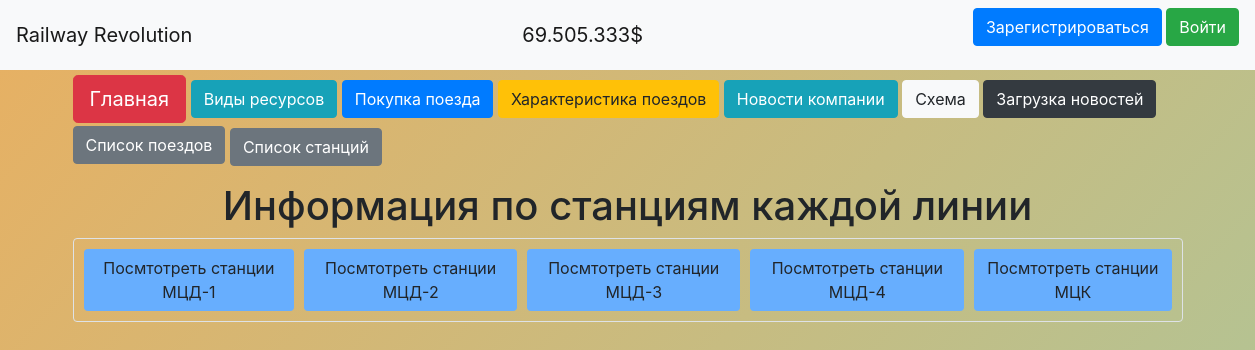
/list_stations, run on the app's committed database.
### data/lines.py (models this page shows)
class Lines(SqlAlchemyBase, SerializerMixin):
    __tablename__ = 'lines'
    id = sqlalchemy.Column(sqlalchemy.Integer,
                           primary_key=True, autoincrement=True)
    name = sqlalchemy.Column(sqlalchemy.String, nullable=True)
    stations = sqlalchemy.Column(sqlalchemy.String, nullable=True)

### server.py (the view)
@app.route('/list_stations')
def list_stations():
    db_sess = db_session.create_session()
    stations_data = db_sess.query(Lines)
    conn = sqlite3.connect('db/Railway_data.db')
    cursor = conn.cursor()
    cursor.execute('SELECT name FROM lines')
    lines = cursor.fetchall()
    conn.close()
    return render_template('list_stations.html', **CONST_PARAMS, title='Список станций',
                           stations_data=stations_data, lines=lines)

### data/db_session.py (called while the page is built)
def create_session() -> Session:
    global __factory
    return __factory()

### templates/list_stations.html (shortened to what this page needs)
{% extends "base.html" %}
{% block content %}
<head>
</head>
{% if line_name %}
<div style="display: flex; justify-content: center;">
    <h1>Информация о станциях линии {{ line_name }}</h1>
</div>
{% for item in stations_data %}
<div style="display: flex; justify-content: center; font-size: 23px;">
    <div class="col-md6 border rounded" style="margin-top: 6px; padding: 5px; width: 500px;">
        <div style="margin-bottom: 7px; width: 370px; display: flex; justify-content: center; background-color: #8BDA54; border-radius: 12px; margin-left: auto; margin-right: auto;">
            <h1>{{ item["station"] }}</h1>
        </div>
        <div style="display: flex; justify-content: center; margin-left: auto; margin-right: auto; margin-bottom: 5px;">
            <img src="{{ item['image_path'] }}" alt=":(" style="width: 400px; height: 350px;">
        </div>
        <article class="box weather" style="margin-left: auto; margin-right: auto; align-items: center;">
            <div style="margin-bottom: 25px;">
                <div class="outer_circle">
                    <div style="margin-left: auto; margin-right: auto;">
                        <img src="https://yastatic.net/weather/i/icons/funky/dark/{{ item['icon'] }}.svg" alt=":("
                             style="100px; height: 100px; margin-left: auto; margin-top: auto;">
                        <div style="display: flex; justify-content: center;padding-top: 2px;">
                            <span class="badge rounded-pill"
                                  style="background-color: #E0FFFF;">{{ item["condition"] }}</span>
                        </div>
                    </div>
                </div>
            </div>
            <div style="display: flex; width: 170px; margin-left: calc(50% - 85px); margin-top: 25px; padding-bottom: 10px; ">
                <div style="width: 40px; height: 40px; margin-top: 7px;">
                    <svg version="1.1" id="Layer_1" xmlns="http://www.w3.org/2000/svg"
                         xmlns:xlink="http://www.w3.org/1999/xlink" x="0px" y="0px" viewBox="0 0 512 512"
                         style="enable-background:new 0 0 512 512;" xml:space="preserve"><path style="fill:#73C9C9;" d="M241.946,378.182c-0.845,0-1.682,0.027-2.509,0.064c-2.573,0.155-5.027-0.809-6.864-2.564 c-1.836-1.755-2.882-4.191-2.882-6.736c0-36.645-31.491-66.4-70.2-66.4c-30.782,0-57.682,18.618-66.954,46.327 c-1.382,4.1-5.482,6.8-9.709,6.309c-1.909-0.182-3.836-0.273-5.791-0.273c-32.209,0-58.418,25.836-58.418,57.6 c0,32.6,27.773,58.818,60.954,57.545c0.482-0.036,1.009-0.009,1.518,0.054H243.71c0.227-0.027,0.455-0.045,0.682-0.064 c24.782-1.255,44.191-21.418,44.191-45.9C288.582,398.8,267.664,378.182,241.946,378.182z"/>
                        <path style="fill:#81A4E3;"
                              d="M267.61,209.391c0.227,0.018,0.464,0.036,0.691,0.064h162.636c0.354-0.045,0.709-0.064,1.073-0.064 c0.136,0,0.282,0,0.418,0.009c33.045,1.445,60.945-24.946,60.954-57.545c0-31.764-26.209-57.6-58.418-57.6 c-1.954,0-3.891,0.091-5.791,0.273c-4.182,0.364-8.336-2.191-9.709-6.309c-9.273-27.709-36.172-46.328-66.954-46.328 c-38.709,0-70.2,29.755-70.2,66.327c0,2.546-1.045,5.018-2.882,6.773c-1.846,1.755-4.336,2.727-6.864,2.6 c-0.827-0.036-1.664-0.064-2.509-0.064c-25.718,0-46.636,20.618-46.636,45.964C223.419,187.973,242.828,208.137,267.61,209.391z"/>
                        <g><path style="fill:#314E55;" d="M247.81,359.818c-4.736-42.6-42.536-75.891-88.318-75.891c-36.3,0-68.4,20.773-82.054,52.364 c-0.136,0-0.264,0-0.4,0c-42.482,0-77.036,34.191-77.036,76.218c0,42.027,34.555,76.218,77.036,76.218 c0.736,0,1.473-0.009,2.2-0.027c0.246,0.018,0.5,0.027,0.745,0.027h164.9c0.573,0,1.136-0.054,1.691-0.164 c34.1-2.364,60.627-30.427,60.627-64.418C307.2,390.491,281.055,362.764,247.81,359.818z M244.392,470.045 c-0.227,0.018-0.454,0.036-0.682,0.064H81.092c-0.509-0.064-1.036-0.091-1.518-0.054c-33.182,1.273-60.955-24.946-60.955-57.545 c0-31.764,26.209-57.6,58.418-57.6c1.954,0,3.882,0.091,5.791,0.273c4.227,0.491,8.327-2.209,9.709-6.309 c9.273-27.709,36.172-46.327,66.954-46.327c38.709,0,70.2,29.755,70.2,66.4c0,2.546,1.045,4.982,2.882,6.736 c1.836,1.755,4.291,2.718,6.864,2.564c0.827-0.036,1.664-0.064,2.509-0.064c25.718,0,46.636,20.618,46.636,45.964 C288.582,448.627,269.173,468.791,244.392,470.045z"/>
                            <path style="fill:#314E55;"
                                  d="M265.373,227.909c0.573,0.109,1.145,0.164,1.736,0.164h164.909c0.246,0,0.5-0.009,0.745-0.027 c0.727,0.018,1.464,0.027,2.2,0.027c42.482,0,77.036-34.191,77.036-76.218s-34.555-76.218-77.036-76.218c-0.136,0-0.264,0-0.4,0 c-13.655-31.591-45.755-52.364-82.054-52.364c-45.755,0-83.545,33.264-88.309,75.891c-33.245,2.945-59.4,30.673-59.4,64.327 C204.801,197.473,231.301,225.527,265.373,227.909z M270.055,117.528c0.845,0,1.682,0.027,2.509,0.064 c2.527,0.127,5.018-0.845,6.864-2.6c1.836-1.755,2.882-4.227,2.882-6.773c0-36.573,31.491-66.327,70.2-66.327 c30.782,0,57.682,18.618,66.954,46.327c1.373,4.118,5.527,6.673,9.709,6.309c1.9-0.182,3.836-0.273,5.791-0.273 c32.209,0,58.418,25.836,58.418,57.6c-0.009,32.6-27.909,58.991-60.954,57.545c-0.137-0.009-0.282-0.009-0.418-0.009 c-0.364,0-0.718,0.018-1.073,0.064H268.301c-0.227-0.027-0.464-0.045-0.691-0.064c-24.782-1.255-44.191-21.418-44.191-45.9 C223.419,138.146,244.337,117.528,270.055,117.528z"/>
                            <path style="fill:#314E55;"
                                  d="M164.865,225.728l-91.391,12.136c-5.091,0.673-8.682,5.355-8,10.455 c0.618,4.682,4.618,8.082,9.218,8.082c0.409,0,0.818-0.027,1.236-0.082l101.881-13.527c2.654-0.354,5.027-1.827,6.509-4.055 c1.491-2.218,1.945-4.982,1.264-7.564l-26.236-98.681c-1.327-4.973-6.427-7.918-11.391-6.609 c-4.973,1.327-7.927,6.427-6.609,11.391L164.865,225.728z"/>
                            <path style="fill:#314E55;"
                                  d="M9.301,219.164c0.409,0,0.818-0.027,1.236-0.082l101.891-13.527 c2.654-0.354,5.027-1.827,6.509-4.055c1.491-2.218,1.945-4.982,1.264-7.564L93.965,95.255c-1.318-4.973-6.418-7.891-11.391-6.609 c-4.973,1.327-7.927,6.427-6.609,11.391l23.518,88.454l-91.4,12.136c-5.091,0.673-8.682,5.355-8,10.455 C0.701,215.764,4.701,219.164,9.301,219.164z"/>
                            <path style="fill:#314E55;"
                                  d="M328.737,305.291l91.4-12.136c5.091-0.673,8.682-5.355,8-10.455c-0.673-5.1-5.364-8.682-10.455-8 l-101.891,13.527c-2.654,0.354-5.027,1.827-6.509,4.055c-1.491,2.218-1.945,4.982-1.264,7.564l26.236,98.672 c1.109,4.173,4.873,6.918,8.991,6.918c0.791,0,1.6-0.1,2.4-0.309c4.973-1.327,7.927-6.427,6.609-11.391L328.737,305.291z"/>
                            <path style="fill:#314E55;"
                                  d="M482.846,330.555l-101.891,13.527c-2.654,0.354-5.027,1.827-6.509,4.055 c-1.491,2.218-1.945,4.982-1.264,7.564l26.236,98.672c1.109,4.173,4.873,6.918,8.991,6.918c0.791,0,1.6-0.1,2.4-0.309 c4.973-1.327,7.927-6.427,6.609-11.391L393.9,361.146l91.4-12.136c5.091-0.673,8.682-5.355,8-10.455 C492.627,333.454,487.946,329.9,482.846,330.555z"/></g>
                </svg>
                </div>
                <div style="padding-top: 10px; padding-left: 4px;">{{ item["pressure_mm"] }}
                </div>
                <div style="font-size: 17px; margin-top: 15px; padding-left: 2px;">мм рт. ст.</div>
            </div>
            <div style="display: flex; width: 130px; margin-left: calc(50% - 65px); padding-left: -5px; height: 60px; justify-content: center;">
                <div style="width: 50px; height: 50px; margin-top: 7px;">
                    <svg viewBox="-33 0 512 512" xmlns="http://www.w3.org/2000/svg">
                        <path d="m124.023438 176.84375-74.523438-54.265625c-3.398438-2.472656-4.144531-7.234375-1.671875-10.632813 2.472656-3.398437 7.234375-4.148437 10.632813-1.671874l74.523437 54.261718c3.398437 2.476563 4.148437 7.234375 1.671875 10.636719-2.472656 3.394531-7.230469 4.144531-10.632812 1.671875zm0 0"
                              fill="#525468"/>
                        <path d="m47.828125 92.167969c-2.472656-3.398438-1.726563-8.160157 1.671875-10.636719l74.523438-54.261719c3.398437-2.472656 8.160156-1.722656 10.632812 1.671875 2.476562 3.402344 1.726562 8.160156-1.671875 10.636719l-74.523437 54.261719c-3.394532 2.476562-8.15625 1.726562-10.632813-1.671875zm0 0"
                              fill="#525468"/>
                        <path d="m128.503906 33.425781v137.261719l299.3125-19.265625c10.765625-.691406 19.144532-9.625 19.144532-20.414063v-57.902343c0-10.785157-8.378907-19.722657-19.144532-20.414063zm0 0"
                              fill="#e4e3e1"/>
                        <path d="m427.816406 130.90625-299.308594 19.269531v20.511719l299.308594-19.265625c10.765625-.691406 19.144532-9.625 19.144532-20.414063v-20.515624c0 10.789062-8.378907 19.722656-19.144532 20.414062zm0 0"
                              fill="#d1d0cf"/>
                        <path d="m181.582031 36.839844-53.078125-3.414063v137.261719l53.078125-3.414062zm0 0"
                              fill="#ea3f3f"/>
                        <path d="m172.445312 167.859375 9.136719-.585937v-20.515626l-53.078125 3.417969v20.511719zm0 0"
                              fill="#d4352f"/>
                        <path d="m287.730469 160.441406v-116.765625l-53.074219-3.417969v123.597657zm0 0"
                              fill="#ea3f3f"/>
                        <path d="m234.65625 143.339844v20.515625l52.832031-3.398438.242188-.015625v-20.515625zm0 0"
                              fill="#d4352f"/>
                        <path d="m393.882812 50.507812-53.074218-3.417968v109.933594l53.074218-3.417969zm0 0"
                              fill="#ea3f3f"/>
                        <path d="m340.808594 136.507812v20.515626l53.074218-3.417969v-20.511719zm0 0" fill="#d4352f"/>
                        <path d="m128.503906 191.203125c-4.203125 0-7.609375-3.40625-7.609375-7.609375v-163.074219c0-4.203125 3.40625-7.609375 7.609375-7.609375 4.207032 0 7.613282 3.40625 7.613282 7.609375v163.074219c0 4.203125-3.40625 7.609375-7.613282 7.609375zm0 0"
                              fill="#525468"/>
                        <path d="m53.980469 460.59375v-448.230469c0-6.800781-5.5625-12.363281-12.363281-12.363281h-1.03125c-6.800782 0-12.363282 5.5625-12.363282 12.363281v448.230469zm0 0"
                              fill="#e4e3e1"/>
                        <path d="m50.175781 3.472656c-2.226562-2.144531-5.242187-3.472656-8.558593-3.472656h-1.03125c-6.800782 0-12.367188 5.5625-12.367188 12.363281v448.230469h18.148438v-448.230469c0-3.480469 1.46875-6.636719 3.808593-8.890625zm0 0"
                              fill="#d1d0cf"/>
                        <path d="m59.921875 109.667969h-37.640625c-4.203125 0-7.609375-3.40625-7.609375-7.609375 0-4.207032 3.40625-7.613282 7.609375-7.613282h37.640625c4.203125 0 7.609375 3.40625 7.609375 7.613282 0 4.203125-3.40625 7.609375-7.609375 7.609375zm0 0"
                              fill="#525468"/>
                        <path d="m56.042969 459.578125h-29.882813c-6.800781 0-12.363281 5.566406-12.363281 12.367187v32.441407h54.609375v-32.441407c0-6.800781-5.5625-12.367187-12.363281-12.367187zm0 0"
                              fill="#d1d0cf"/>
                        <path d="m46.460938 459.582031h-20.300782c-6.800781 0-12.363281 5.5625-12.363281 12.363281v32.445313h20.296875v-32.445313c0-6.800781 5.5625-12.363281 12.367188-12.363281zm0 0"
                              fill="#c1c1c1"/>
                        <path d="m74.589844 512h-66.976563c-4.207031 0-7.613281-3.40625-7.613281-7.613281 0-4.203125 3.40625-7.609375 7.613281-7.609375h66.976563c4.203125 0 7.609375 3.40625 7.609375 7.609375 0 4.207031-3.40625 7.613281-7.609375 7.613281zm0 0"
                              fill="#e4e3e1"/>
                    </svg>
                </div>
                <div style="padding-top: 10px; padding-left: 4px;"> {{ item["wind_dir_from"] }}⇨{{ item["wind_dir_to"] }}
                </div>
            </div>
            <div style="display: flex; width: 90px; margin-left: calc(50% - 45px); margin-bottom: -15px;justify-content: center">
                <span class="high-low">{{ item["temp"] }}°/{{ item["feels_like"] }}°</span>
            </div>
            <div style="display: flex; width: 200px; margin-left: calc(48% - 100px); padding-bottom: 10px;padding-top: -10px;">
                <svg id="windy_cloud_svg" class="windy-cloud"
                     style="background-color: grey; border-radius: 6px; width: 70px;"
                     xmlns="http://www.w3.org/2000/svg" xmlns:xlink="http://www.w3.org/1999/xlink"
                     viewBox="0 0 512 512">
                    <g class="cloud-wrap">
                        <path class="cloud" d="M417,166.1c-24-24.5-57.1-38.8-91.7-38.8c-34.6,0-67.7,14.2-91.7,38.8c-52.8,2.5-95,46.2-95,99.6
    c0,55,44.7,99.7,99.7,99.7c5.8,0,11.6-0.5,17.3-1.5c20.7,13.5,44.9,20.9,69.7,20.9c24.9,0,49.1-7.3,69.8-20.9
    c5.7,1,11.5,1.5,17.3,1.5c54.9,0,99.6-44.7,99.6-99.7C512,212.3,469.8,168.5,417,166.1z M412.4,333.3c-8.3,0-16.4-1.5-24-4.4
    c-17.5,15.2-39.8,23.8-63.1,23.8c-23.2,0-45.5-8.5-63-23.8c-7.6,2.9-15.8,4.4-24,4.4c-37.3,0-67.7-30.4-67.7-67.7
    c0-37.3,30.4-67.7,67.7-67.7c3.2,0,6.4,0.2,9.5,0.7c18.1-24.6,46.5-39.4,77.5-39.4c30.9,0,59.4,14.8,77.5,39.4
    c3.1-0.5,6.3-0.7,9.6-0.7c37.3,0,67.6,30.4,67.6,67.7C480,303,449.7,333.3,412.4,333.3z"/>
                    </g>
                    <path class="wind-three"
                          d="M144,352H16c-8.8,0-16,7.2-16,16s7.2,16,16,16h128c8.8,0,16-7.2,16-16S152.8,352,144,352z"/>
                    <path class="wind-two"
                          d="M16,320h94c8.8,0,16-7.2,16-16s-7.2-16-16-16H16c-8.8,0-16,7.2-16,16S7.2,320,16,320z"/>
                    <path class="wind-one"
                          d="M16,256h64c8.8,0,16-7.2,16-16s-7.2-16-16-16H16c-8.8,0-16,7.2-16,16S7.2,256,16,256z"/>
                </svg>
                <div style="padding-top: 30px; padding-left: 4px;">{{ item["wind_speed"] }} м/с</div>
            </div>
        </article>
    </div>
</div>
{% endfor %}
{% else %}
<h1 style="display:flex; justify-content:center;">Информация по станциям каждой линии</h1>
<div class="col-md6 border rounded"
     style="margin-top: 6px; padding: 5px; width: auto; display:flex; justify-content:center;">
    {% for item in lines %}
    <a style="margin: 5px; background: #67AEFE;" href="/list_stations/{{ item[0] }}" class="btn btn-small">
        Посмтотреть станции {{ item[0] }}
    </a>
    {% endfor %}
</div>
{% endif %}
{% endblock %}

### static/css/style.css (style rules this page uses)
h1 { font-size: 40px; }
body { background: linear-gradient(311deg, #fdcf83, #53e6ee, #e8b062); background-size: 600% 600%; -webkit-animation: AnimationName 30s ease infinite; -moz-animation: AnimationName 30s ease infinite; -o-animation: AnimationName 30s ease infinite; animation: AnimationName 30s ease infinite; }

### data on the page
Lines: name "МЦД-1"
Lines: name "МЦД-2"
Lines: name "МЦД-3"
Lines: name "МЦД-4"
Lines: name "МЦК"

### other printed values
{{ money }} "69.505.333$"
